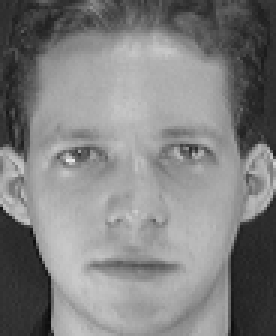
#> input picture 202618024_Lab_7/s1/1.pgm, 92 x 112 px (shown 3 times larger); its folder holds 3 pictures in this run
$ jupyter execute --allow-errors 202618024_Lab07_Assignment.ipynb
#> lines starting #> are read from the running program, lines starting #| are printed output that depends on the picture
[cell 1]
import os
import glob

DATASET_DIR = r"D:\Desktop\202618024_IreneStephen_DS605\202618024_Lab_7"

print("Folder exists:", os.path.isdir(DATASET_DIR))

image_paths = glob.glob(
    os.path.join(DATASET_DIR, "s*", "*.pgm")
)

print("Images found:", len(image_paths))
print("First 5 images:")

for image_path in image_paths[:5]:
    print(image_path)

[cell 2]
import os
import glob
import numpy as np
import pandas as pd
import matplotlib.pyplot as plt

from PIL import Image

from sklearn.model_selection import train_test_split
from sklearn.preprocessing import LabelEncoder, StandardScaler
from sklearn.pipeline import make_pipeline
from sklearn.neighbors import KNeighborsClassifier
from sklearn.linear_model import LogisticRegression
from sklearn.svm import SVC
from sklearn.metrics import (
    accuracy_score,
    classification_report,
    confusion_matrix,
    ConfusionMatrixDisplay
)

SEED = 42
np.random.seed(SEED)

print("All required libraries imported successfully.")

## Part A - Image Representation
• Read the face images as grayscale pixel matrices, inspect their dimensions and intensity values, flatten
each image into a feature vector, and create the complete image matrix with subject labels.
• Create a reproducible train-test split with images from every subject represented in both sets.

[cell 3]
DATASET_DIR = (
    r"D:\Desktop\202618024_IreneStephen_DS605"
    r"\202618024_Lab_7"
)

assert os.path.isdir(DATASET_DIR), (
    f"Dataset folder not found: {DATASET_DIR}"
)

# Find PGM images inside subject folders.
image_paths = glob.glob(
    os.path.join(DATASET_DIR, "s*", "*.pgm")
)

# Sort first by subject number, then image number.
image_paths = sorted(
    image_paths,
    key=lambda p: (
        int(os.path.basename(os.path.dirname(p))[1:]),
        int(os.path.splitext(os.path.basename(p))[0])
    )
)

print("Dataset folder:", DATASET_DIR)
print("Total images found:", len(image_paths))
print("First five paths:")

for p in image_paths[:5]:
    print(p)

if len(image_paths) == 0:
    raise FileNotFoundError(
        "No .pgm images found inside the subject folders."
    )

[cell 4]
images_list = []
labels_list = []
image_numbers_list = []

for image_path in image_paths:
    # Subject folder name, e.g. s1, s2, ..., s40
    subject = os.path.basename(
        os.path.dirname(image_path)
    )

    image_number = os.path.splitext(
        os.path.basename(image_path)
    )[0]

    with Image.open(image_path) as img:
#> img is the input picture: PIL image 92x112 L; min 11, max 234, mean 128.3
        gray_image = img.convert("L")
        image_array = np.array(
            gray_image, dtype=np.uint8
        )

    images_list.append(image_array)
    labels_list.append(subject)
    image_numbers_list.append(image_number)

# Stack images into a 3D array.
images = np.stack(images_list)

y = np.array(labels_list)
image_numbers = np.array(image_numbers_list)

n_samples, image_height, image_width = images.shape
#> n_samples = 4; image_height = 112; image_width = 92
n_features = image_height * image_width
#> n_features = 10304

print("Images shape:", images.shape)
#| Images shape: (4, 112, 92)
print("Number of images:", n_samples)
#| Number of images: 4
print("Number of subjects:", len(np.unique(y)))
print("Image height:", image_height)
#| Image height: 112
print("Image width:", image_width)
#| Image width: 92
print("Features per image:", n_features)
#| Features per image: 10304
print("Minimum intensity:", images.min())
print("Maximum intensity:", images.max())
print("Data type:", images.dtype)
#| Data type: uint8

assert len(images) == len(y)
assert len(set(image.shape for image in images)) == 1

[cell 5]
fig, axes = plt.subplots(2, 5, figsize=(13, 6))

sample_indices = np.linspace(
    0, n_samples - 1, 10, dtype=int
)
#> sample_indices = [0, 0, 0, 1, 1, 1, 2, 2, 2, 3]

for ax, idx in zip(axes.flat, sample_indices):
    ax.imshow(images[idx], cmap="gray", vmin=0, vmax=255)
    ax.set_title(f"{y[idx]} | Image {image_numbers[idx]}")
    ax.axis("off")

plt.suptitle("Sample Images from the ORL Dataset")
plt.tight_layout()
plt.show()
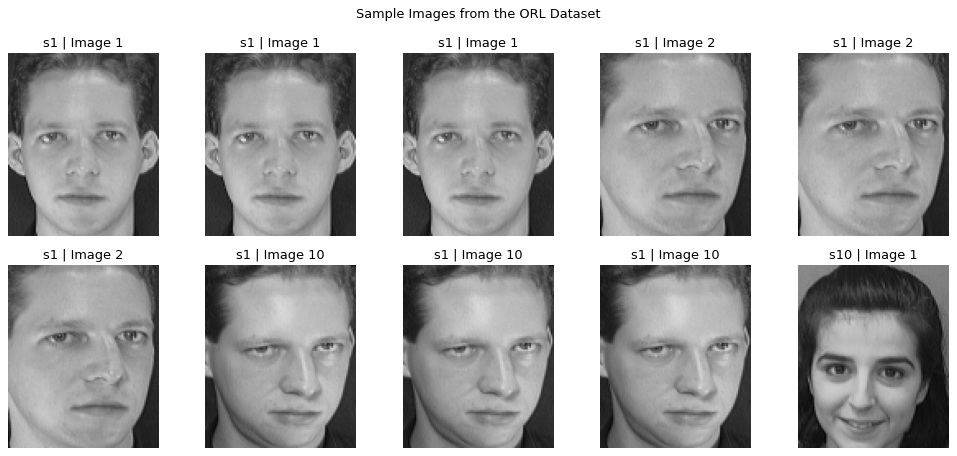
#> figure drawn by matplotlib, 10 panels

print("First image pixel matrix:")
print(images[0])

print("\nFirst 20 pixel values:")
print(images[0].flatten()[:20])

[cell 6]
# Each image becomes one row of pixel features.
X = images.reshape(n_samples, n_features).astype(np.float64)

print("Flattened matrix shape:", X.shape)
#| Flattened matrix shape: (4, 10304)
print("Label array shape:", y.shape)
#| Label array shape: (4,)

# Create a labeled DataFrame.
feature_columns = [
    f"pixel_{i}" for i in range(n_features)
]

image_df = pd.DataFrame(X, columns=feature_columns)
image_df.insert(0, "subject", y)
image_df.insert(1, "image_number", image_numbers)

display(image_df.iloc[:5, :12])

[cell 7]
all_indices = np.arange(n_samples)
#> all_indices = [0, 1, 2, 3]

#> (the rest of this cell did not finish here and is left out)

## Part B - PCA, Eigenfaces and Compression
• Compute the mean face and center the training data. Use covariance/eigendecomposition and SVD to
obtain the principal directions and compare the two approaches.
• Plot cumulative explained variance and retain the minimum number of components needed to preserve at
least 90% variance. Reshape selected principal components back into images to visualize eigenfaces.
• Project faces into PCA space, store the reduced representation, reconstruct sample faces, and compare
reconstruction quality and storage with the original pixel representation.

#> (a cell that did not finish here is left out)

#> (a cell that did not finish here is left out)

#> (a cell that did not finish here is left out)

#> (a cell that did not finish here is left out)

#> (a cell that did not finish here is left out)

#> (a cell that did not finish here is left out)

#> (a cell that did not finish here is left out)

[cell 15]
def reconstruct_faces(Z, mean_vector, principal_components):
    return Z @ principal_components.T + mean_vector


#> (the rest of this cell did not finish here and is left out)

[cell 16]
# [5 lines left out: function calculate_metrics, not called in this run]


reconstruction_results = []

#> (the rest of this cell did not finish here and is left out)

[cell 17]
original_values = n_samples * n_features

# Scores for all images using the PCA model fitted on training data.
#> (the rest of this cell did not finish here and is left out)
